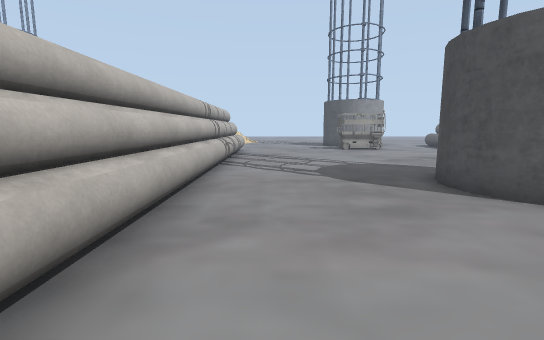
View 1 (above)

18 first-person views from a walk through a Unity game level. The camera is 1.2 m above the floor, tilts 8° down and sees 85° across. The floor is counted in squares, 1 m on a side. Each view is taken from the middle of a square. On the plan, view 1 faces up. The plan holds only what a view shows up to about 13 squares ahead; the rest is blank. The place goes on beyond the plan. The player character is not drawn. Some surface patterns are stand-ins.

View 2
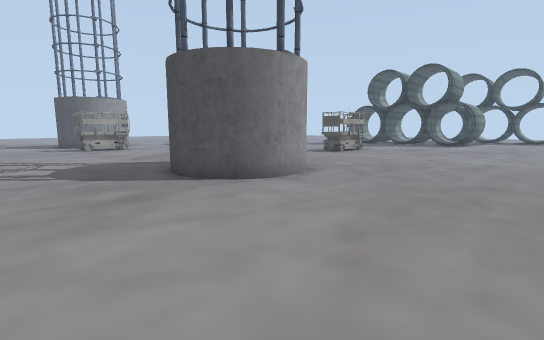

View 3
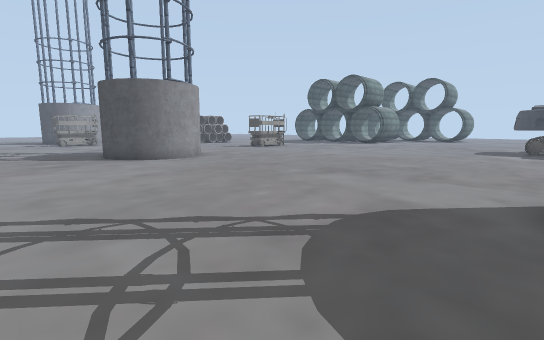

View 4
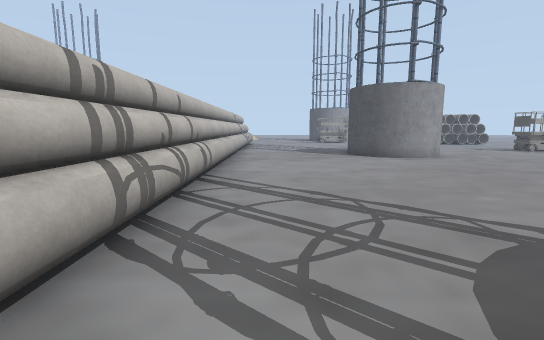

View 5
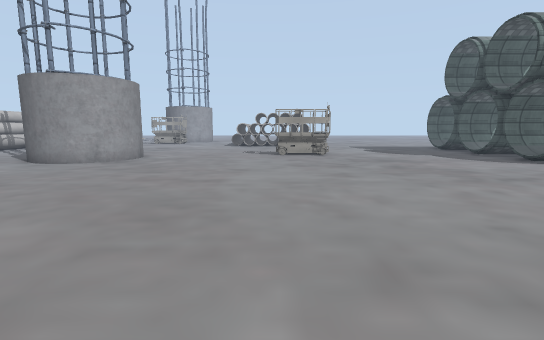

View 6
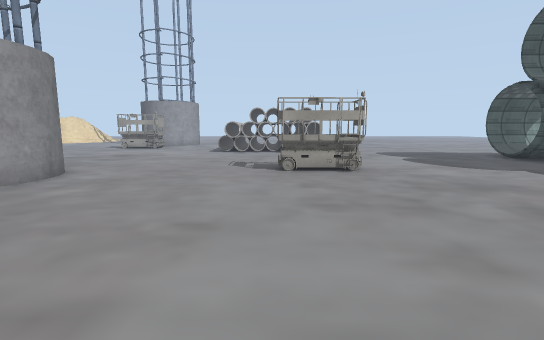

View 7
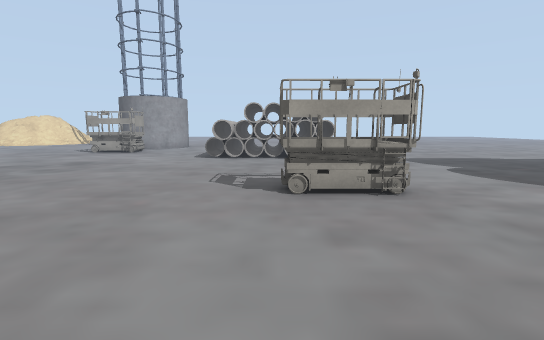

View 8
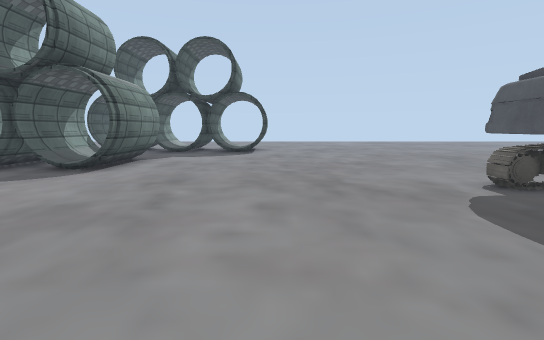

View 9
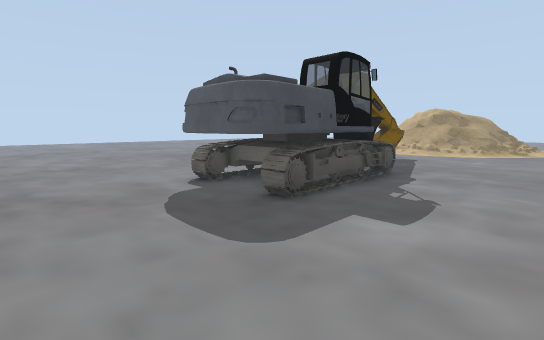

View 10
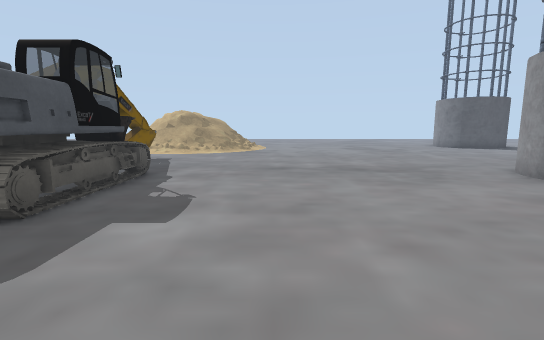

View 11
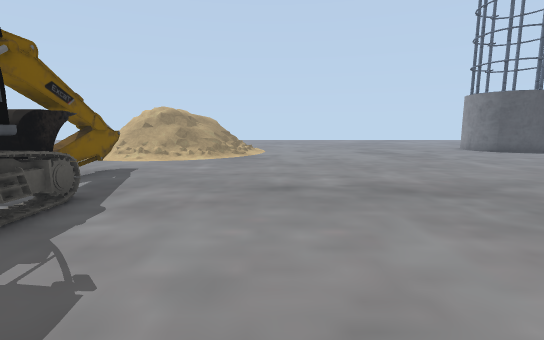

View 12
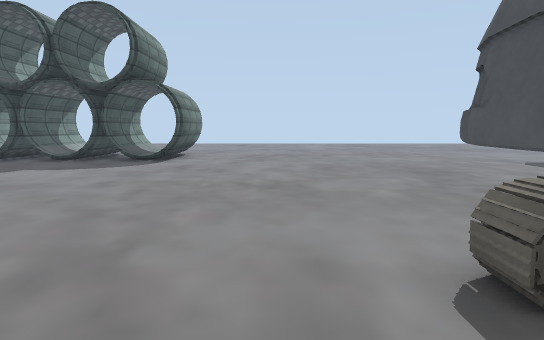

View 13
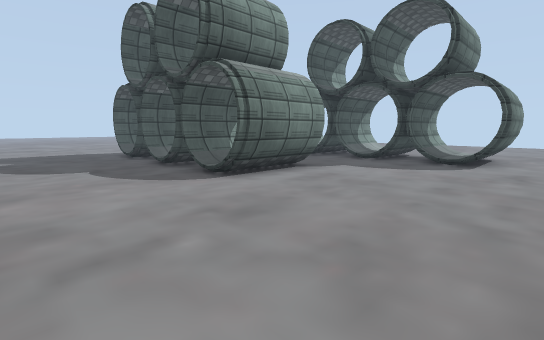

View 14
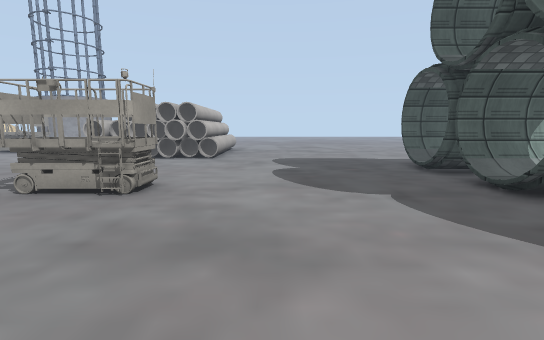

View 15
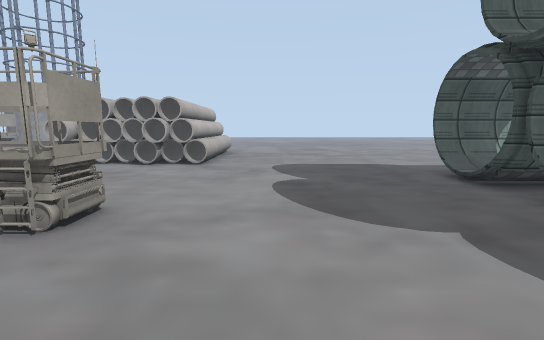

View 16
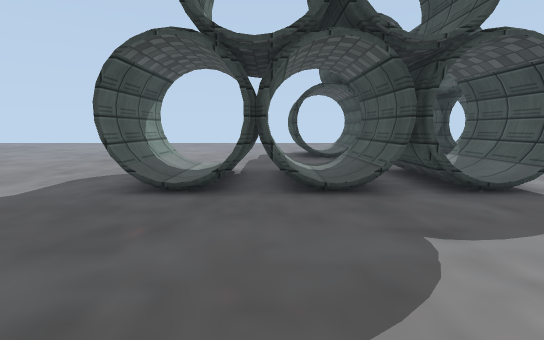

View 17
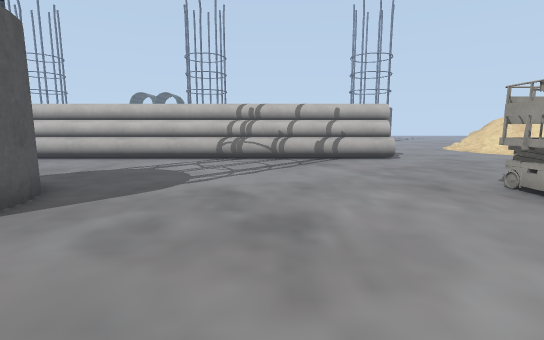

View 18
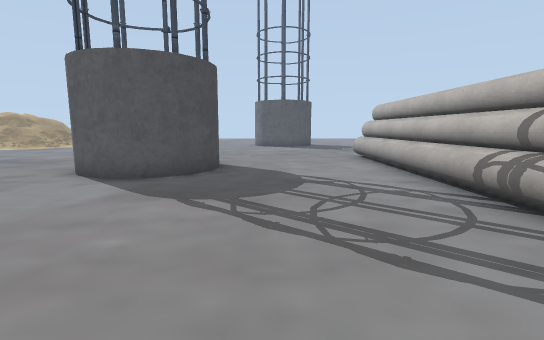

### Floor plan
Key: @ floor where view 1 was taken; # wall or solid block; . main floor; : floor 0.25 m higher than the main floor; / step, stairs or slope; = window, fence, low wall or low ledge; ^ raised ledge; B block; E elevator; S shovel; O other object.
Columns run from 3 left of view 1 to 29 right of it. Each row starts with its distance up from view 1.
 15 OO...........OOOOOOO...........
 14 OO...........OOOOOOO...........
 13 OO...........................
 12 OO........................###  ..
 11 OO........................:::  ..
 10 OO........................#  ....
  9 OO........................###....
  8 OO......BB......EEE.......:::  .#
  7 OO.....B  B......EE.......###  ./
  6 OO.....B  BB..............###  .#
  5 OO.....BB B...............:::...#
  4 OO......BB................###.../
  3 OO........................###...#
  2  O..............................#
  1  O............................../
  0  O.@............................#
 -1  O..............................#
 -2 OO...............................
 -3 OO...............................
 -4 OO...............................
 -5 OO...................###.........
 -6 OO..................=###.........
 -7 OO......BB..........=###.........
 -8 OO.....BB B.........=###. .......
 -9 OO.....B   B........=#     ......
-10 OO.....   B.........=^S^    .....
-11  O......  ............S      ....
-12  O...... .............#      ....
-13  O....................#        ..
-14        ...............#.
-15        .................
-16        .............../.
-17        .............////

Where each view was taken, in squares from view 1:
view 1: 0 up, 0 right, facing up
view 2: 1 down, 0 right, facing up-right
view 3: 7 down, 0 right, facing up-right
view 4: 8 down, 0 right, facing up
view 5: 6 down, 13 right, facing up
view 6: 1 down, 13 right, facing up
view 7: 2 up, 13 right, facing up
view 8: 1 down, 14 right, facing right
view 9: 2 down, 14 right, facing down-right
view 10: 2 down, 14 right, facing down
view 11: 5 down, 14 right, facing down
view 12: 4 down, 18 right, facing right
view 13: 2 down, 18 right, facing up-right
view 14: 2 up, 18 right, facing up
view 15: 4 up, 18 right, facing up
view 16: 9 up, 17 right, facing right
view 17: 12 up, 10 right, facing left
view 18: 0 up, 2 right, facing down
